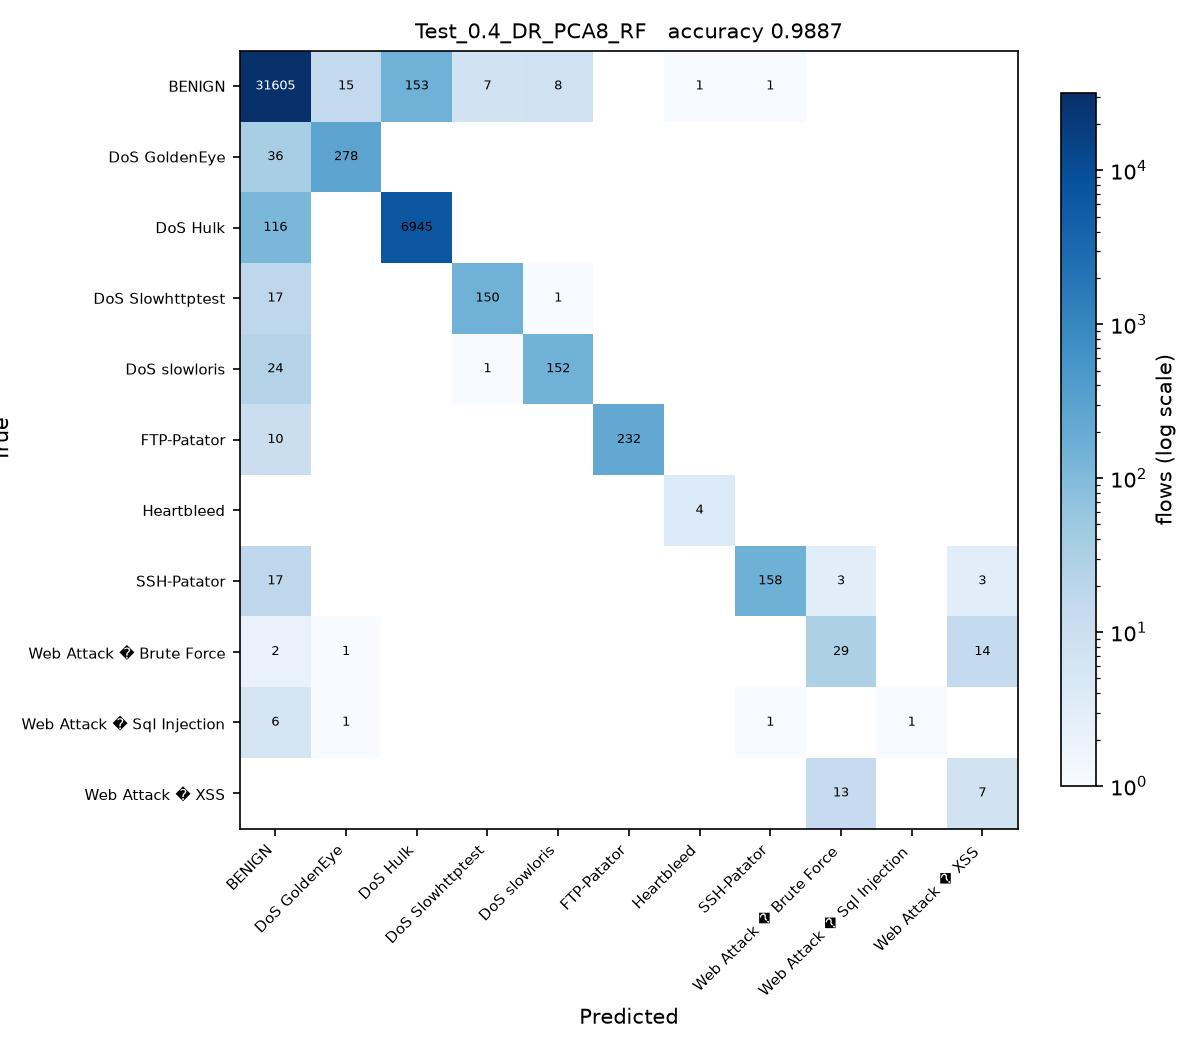

The script that saved this image:
# Test_0.4_DR_PCA8_RF.py
#
# Test size 0.4  |  PCA, 8 components  |  Random Forest (sheet #7)
#
# This is SGDC_60_40.py with the changes marked CHANGE below and nothing else.

import os
from pathlib import Path

# CHANGE 1: find the folder holding the three CSV files and run from there, so
# the plain file names below resolve no matter where this script is started
# from or how deeply it sits inside the project folder.
HERE = Path(__file__).resolve().parent
for PROJECT in [HERE, *HERE.parents]:
    if (PROJECT / 'Tuesday-WorkingHours.pcap_ISCX.csv').exists():
        os.chdir(PROJECT)
        break
else:
    raise SystemExit('Put this folder inside the folder that holds the three '
                     'CIC-IDS2017 CSV files, then run the script again.')
import numpy as np
import pandas as pd

df1 = pd.read_csv('Tuesday-WorkingHours.pcap_ISCX.csv', low_memory=True)
df2 = pd.read_csv('Wednesday-workingHours.pcap_ISCX.csv', low_memory=True)
df3 = pd.read_csv('Thursday-WorkingHours-Morning-WebAttacks.pcap_ISCX.csv', low_memory=True)

dataset = pd.concat([df1, df2, df3], ignore_index=True)

dataset.columns = dataset.columns.str.strip()

# CHANGE 2: a stratified sample of 100000 flows, the same for every run. An RBF
# SVM on all 1.3 million flows would take about an hour per script.
# At least 50 flows of every class are kept.
label = dataset.columns[-1]
dataset = pd.concat(
    [g.sample(n=min(len(g), max(50, round(100000 * len(g) / len(dataset)))), random_state=0)
     for _, g in dataset.groupby(label)],
    ignore_index=True
)

X = dataset.iloc[:, :-1]
y = dataset.iloc[:, -1]

X = X.apply(pd.to_numeric, errors='coerce')

X.replace([np.inf, -np.inf], np.nan, inplace=True)

from sklearn.impute import SimpleImputer

imputer = SimpleImputer(missing_values=np.nan, strategy='mean')
X = imputer.fit_transform(X)

from sklearn.preprocessing import LabelEncoder

labelencoder_y = LabelEncoder()
y = labelencoder_y.fit_transform(y)

from sklearn.model_selection import train_test_split

X_train, X_test, y_train, y_test = train_test_split(
    X,
    y,
    test_size=0.4,   # CHANGE 3: test size
    random_state=0,
    stratify=y
)

# CHANGE 4: PCA, from PCA_LDA_KErnel_PCA_CODE.pdf (fit only on training data)
from sklearn.decomposition import PCA

pca = PCA(n_components=8)
X_train = pca.fit_transform(X_train)
X_test = pca.transform(X_test)

# CHANGE 5: Random Forest (sheet #7) in place of SGDClassifier
from sklearn.ensemble import RandomForestClassifier

classifier = RandomForestClassifier(
    n_estimators=100,
    criterion='entropy',
    random_state=0
)

classifier.fit(X_train, y_train)

y_pred = classifier.predict(X_test) 

from sklearn.metrics import confusion_matrix
from sklearn.metrics import accuracy_score
from sklearn.metrics import precision_score
from sklearn.metrics import recall_score
from sklearn.metrics import f1_score
from sklearn.metrics import classification_report

cm = confusion_matrix(y_test, y_pred)

print("Confusion Matrix:\n")
print(cm)

print("\nAccuracy : {:.4f}".format(accuracy_score(y_test, y_pred)))
print("\nPrecision : {:.4f}".format(precision_score(y_test, y_pred, average='weighted')))
print("\nRecall : {:.4f}".format(recall_score(y_test, y_pred, average='weighted')))
print("\nF1 Score : {:.4f}".format(f1_score(y_test, y_pred, average='weighted')))

print("\nClassification Report:\n")
print(classification_report(y_test, y_pred))

# CHANGE 6: save the confusion matrix as Test_0.4_DR_PCA8_RF.jpg and record the result
import matplotlib
matplotlib.use('Agg')
import matplotlib.pyplot as plt
from matplotlib.colors import LogNorm

here = HERE                     # the folder this script sits in
names = [str(c) for c in labelencoder_y.classes_]
fig, ax = plt.subplots(figsize=(8, 7))
im = ax.imshow(cm, cmap='Blues', norm=LogNorm(vmin=1))
ax.set_xticks(range(len(names)), names, rotation=45, ha='right', fontsize=7)
ax.set_yticks(range(len(names)), names, fontsize=7)
ax.set_xlabel('Predicted')
ax.set_ylabel('True')
ax.set_title('Test_0.4_DR_PCA8_RF   accuracy {:.4f}'.format(accuracy_score(y_test, y_pred)), fontsize=10)
for i in range(cm.shape[0]):
    for j in range(cm.shape[1]):
        if cm[i, j]:
            ax.text(j, i, cm[i, j], ha='center', va='center', fontsize=6,
                    color='white' if cm[i, j] > cm.max() / 3 else 'black')
fig.colorbar(im, ax=ax, fraction=0.04, label='flows (log scale)')
fig.tight_layout()
fig.savefig(here / 'Test_0.4_DR_PCA8_RF.jpg', dpi=150)
plt.close(fig)

row = pd.DataFrame([{
    'Test': 0.4, 'DR': 'PCA8', 'Clas': 'RF',
    'Acc': round(accuracy_score(y_test, y_pred), 4),
    'Pre': round(precision_score(y_test, y_pred, average='weighted'), 4),
    'Rec': round(recall_score(y_test, y_pred, average='weighted'), 4),
    'F1': round(f1_score(y_test, y_pred, average='weighted'), 4),
    'script': 'Test_0.4_DR_PCA8_RF',
}])
out = PROJECT / 'results' / '75_runs_pca.csv'
out.parent.mkdir(exist_ok=True)
if out.exists():
    old = pd.read_csv(out)
    row = pd.concat([old[old['script'] != 'Test_0.4_DR_PCA8_RF'], row], ignore_index=True)
row.to_csv(out, index=False)
